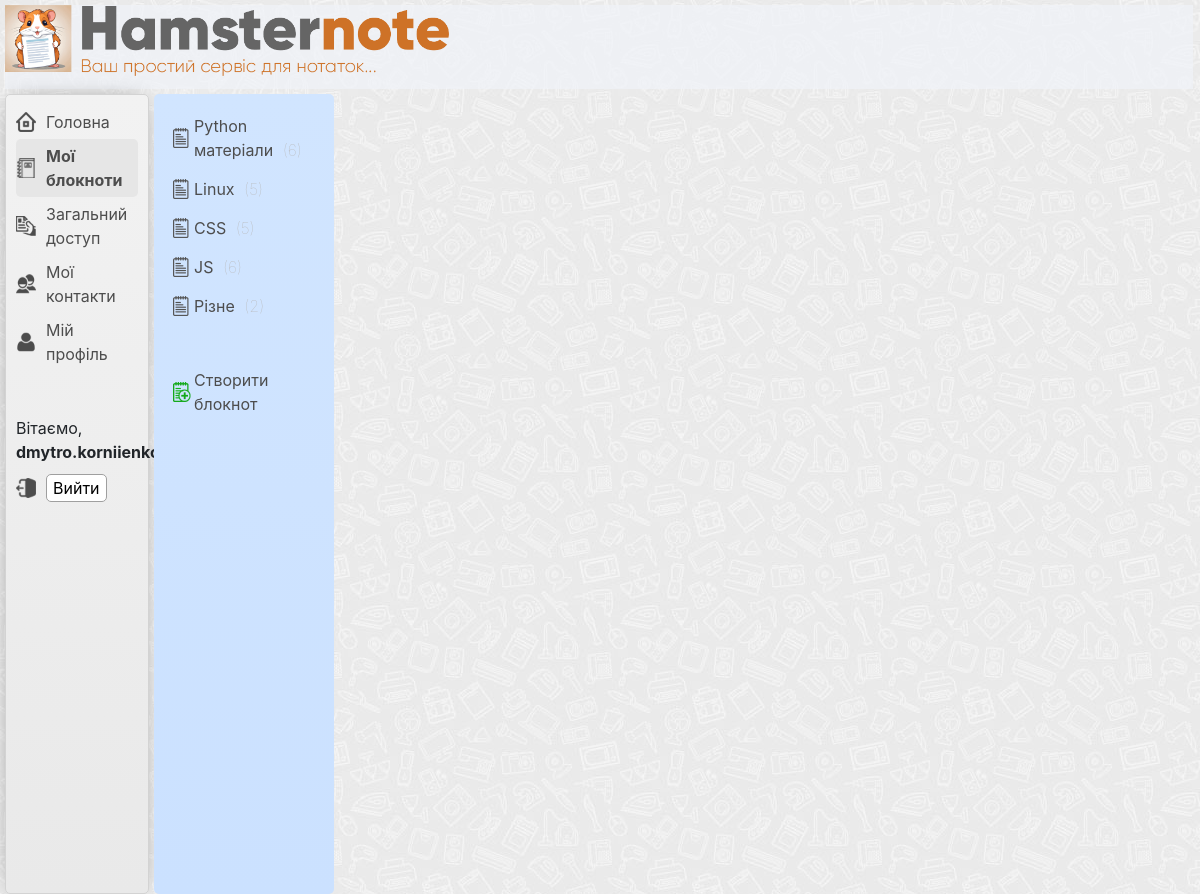
The app's page /notebooks/ (signed in) with its own data.
### users/models.py (models this page shows, shortened)
class CustomUser(AbstractUser):
    email = models.EmailField(unique=True)

### notebook/models.py (models this page shows, shortened)
class TimestampMixin(models.Model):
    created_at = models.DateTimeField(auto_now_add=True)
    updated_at = models.DateTimeField(auto_now=True)
    class Meta:
        abstract = True

class Notebook(TimestampMixin):
    title = models.CharField(max_length=100)
    owner = models.ForeignKey(
        CustomUser, on_delete=models.CASCADE, related_name='notebooks')
    created_by = models.ForeignKey(
        CustomUser, on_delete=models.CASCADE, related_name='created_notebooks')

### notebook/views.py (the view)
# urls.py: path('notebooks/', views.notebook_list, name='notebook_list'),
@login_required
def notebook_list(request):
    current_user = request.user
    user_notebooks = Notebook.objects.filter(created_by=current_user)
    context = {
        'category': 'notebooks',
        'user_notebooks': user_notebooks,
    }
    return render(request, 'notebook/notebook_list.html', context)

### notebook/templates/notebook/notebook_list.html (shortened to what this page needs)
{% extends "main/base_template.html" %}
{% block listbar %}
    <div class="wrapper-listbar">
        <ul class="listbar-ul">
        {% for notebook in user_notebooks %}
            <li class="listbar-li">
                {% if notebook.title|length > 25 %}
                    <a href="{% url 'notebook_detail' notebook.pk %}">{{ notebook.title|striptags|slice:":16" }}...</a>
                {% else %}
                    <a href="{% url 'notebook_detail' notebook.pk %}">{{ notebook.title }}</a>
                {% endif %}
                <span class="notes-count">({{ notebook.notes.count }})</span>
            </li>
        {% endfor %}
         <li class="listbar-li   create-new-notebook">
             <a href="{% url 'notebook_create' %}">Створити блокнот</a>
         </li>
        </ul>
    </div>
{% endblock %}

### main/templates/main/base_template.html (shortened to what this page needs)
{% load static %}
<!doctype html>
<html lang="en">
<head>
    {% with version='262' %}<link rel="stylesheet" href="{% static 'main/css/main.css' %}?ver={{ version }}">{% endwith %}
    {% with version='262' %}<link rel="stylesheet" href="{% static 'main/css/user_contacts.css' %}?ver={{ version }}">{% endwith %}
    {% with version='262' %}<link rel="stylesheet" href="{% static 'main/css/sharing_notes.css' %}?ver={{ version }}">{% endwith %}
    <link rel="stylesheet" href="https://cdn.jsdelivr.net/npm/bootstrap@4.6.2/dist/css/bootstrap.min.css">
    <link rel="stylesheet" href="https://cdnjs.cloudflare.com/ajax/libs/highlight.js/11.5.1/styles/default.min.css">
    <link rel="stylesheet" href="{% static 'django_ckeditor_5/dist/styles.css' %}">
</head>
<body>
    <div class="main-container  clearfix">
        <div class="top-bar">
        </div>
        <div class="navigation-menu">
            <div class="navi-wrapper">
                <ul class="navi-block">
                    <li class="nav-home"><a href="{% url 'homepage' %}">Головна</a></li>
                    <li class="nav-notebook {% if category == 'notebooks'%}select-menu-category{% endif %}"><a href="{% url 'notebook_list' %}">Мої блокноти</a></li>
                    <li class="nav-shared {% if category == 'shared'%}select-menu-category{% endif %}"><a href="{% url 'shared_note_list' %}">Загальний доступ</a></li>
                    <li class="nav-contacts {% if category == 'contacts'%}select-menu-category{% endif %}"><a href="{% url 'contacts_list' %}">Мої контакти</a></li>
                    <li class="nav-profile {% if category == 'profile'%}select-menu-category{% endif %}"><a href="{% url 'edit_profile' %}">Мій профіль</a></li>
                </ul>
            </div>
            <div class="user-wrapper">
                <ul class="user-block">
                    {% if user.is_authenticated %}
                         <span class="user-hello-text">Вітаємо, <b>{{ user.get_username }}</b>!</span>
                         <li class="nav-logout">
                            <form method="post" action="{% url 'logout' %}">
                                <button class="logout-button" type="submit">Вийти</button>
                            </form>
                         </li>
                   {% else %}
                         <li><a href="{% url 'login'%}?next={{request.path}}">Login</a></li>
                   {% endif %}
                </ul>
            </div>
        </div>
        {% block listbar %}{% endblock %}
    </div>
</body>
</html>

### main/static/main/css/main.css (style rules this page uses)
body { font-family: 'GilroyLight', sans-serif; background-color: #f2f2f2 !important; background: linear-gradient(180deg, rgba(242,242,242,1) 0%, rgba(233,233,233,1) 100%) !important;; }
.clearfix:after { content: "."; clear: both; display: block; height: 0; font-size: 0; visibility: hidden; }
ul { list-style: none; }
.top-bar { width: 99%; background-color: #f0f3f8ba; height: 84px; margin-left: 5px; margin-top: 5px; background-image: url(../img/header.png); background-repeat: no-repeat; background-size: 444px; }
.main-container { display: flex; flex-flow: wrap; }
.navigation-menu { width: 12%; min-height: 100vh; float: left; background-color: #f2f2f2; background: linear-gradient(180deg, rgba(242,242,242,1) 0%, rgba(233,233,233,1) 100%); border: 1px solid #d3d3d3; border-radius: 5px; margin-left: 5px; margin-right: 5px; margin-top: 5px; -webkit-box-shadow: -1px 0px 23px -10px rgba(0,0,0,0.53); -moz-box-shadow: -1px 0px 23px -10px rgba(0,0,0,0.53); box-shadow: -1px 0px 23px -10px rgba(0,0,0,0.53); }
.main-container { background-image: url("/static/main/img/background-main.jpg"); }
.wrapper-listbar { float: left; width: 15%; background-color: #d1e5ff; background: linear-gradient(180deg, rgba(209,229,255,1) 0%, rgba(203,225,255,1) 100%); margin-top: 5px; border-radius: 5px; padding-left: 5px; padding-right: 5px; padding-top: 15px; }
.listbar-ul { margin: 0; padding: 0; }
.listbar-li { background-repeat: no-repeat; background-size: 20px; background-position-x: left; background-position-y: center; padding-left: 25px; padding-top: 5px; padding-bottom: 5px; padding-left: 25px; margin-bottom: 5px; margin-right: 10px; margin-left: 10px; border-radius: 0px 10px 10px 0px; background-image: url("/static/main/img/note.png"); background-repeat: no-repeat; background-position-x: 2px; position: relative; }
.listbar-li a { color: #4d4d4d; font-size: 16px; }
.create-new-notebook { background-image: url("/static/main/img/note-create.png"); }
.listbar-ul li:nth-last-child(2) { margin-bottom: 40px; }
.user-wrapper { margin-top: 40px; }
.user-block { padding: 0; margin: 0; margin-bottom: 5px; margin-top: 10px; padding-left: 10px; padding-right: 10px; }
.user-block li { padding-left: 30px; padding-top: 5px; padding-bottom: 5px; }
.user-block .user-hello-text { display: block; padding-top: 5px; padding-bottom: 5px; }
.nav-profile { background-image: url("/static/main/img/nav-profile.png"); background-repeat: no-repeat; background-size: 20px; background-position-x: left; background-position-y: center; }
.nav-logout { background-image: url("/static/main/img/nav-logout.png"); background-repeat: no-repeat; background-size: 20px; background-position-x: left; background-position-y: center; }
.logout-button { border: 1px solid #9f9f9f; border-radius: 5px; background-color: #fff; }
.navi-block { padding: 0; margin: 0; margin-bottom: 5px; margin-top: 10px; padding-left: 10px; padding-right: 10px; }
.navi-block li { padding-left: 30px; padding-top: 5px; padding-bottom: 5px; }
.navi-block li a { color: #4d4d4d; font-size: 16px; }
.nav-home { background-image: url("/static/main/img/nav-home.png"); background-repeat: no-repeat; background-size: 20px; background-position-x: left; background-position-y: center; }
.nav-notebook { background-image: url("/static/main/img/nav-notebook.png"); background-repeat: no-repeat; background-size: 20px; background-position-x: left; background-position-y: center; }
.nav-shared { background-image: url("/static/main/img/nav-shared.png"); background-repeat: no-repeat; background-size: 20px; background-position-x: left; background-position-y: center; }
.nav-contacts { background-image: url("/static/main/img/nav-contact.png"); background-repeat: no-repeat; background-size: 20px; background-position-x: left; background-position-y: center; }
.notes-count { color: #b7b7b7; padding-left: 5px; font-weight: 100 !important; }
.select-menu-category { background-color: #e6e6e6; border-radius: 5px; font-weight: bold; }

### records on screen
CustomUser: get_username "dmytro.korniienko"
Notebook: title "Python матеріали", notes.count "6"
Notebook: title "Linux", notes.count "5"
Notebook: title "CSS", notes.count "5"
Notebook: title "JS", notes.count "6"
Notebook: title "Різне", notes.count "2"
